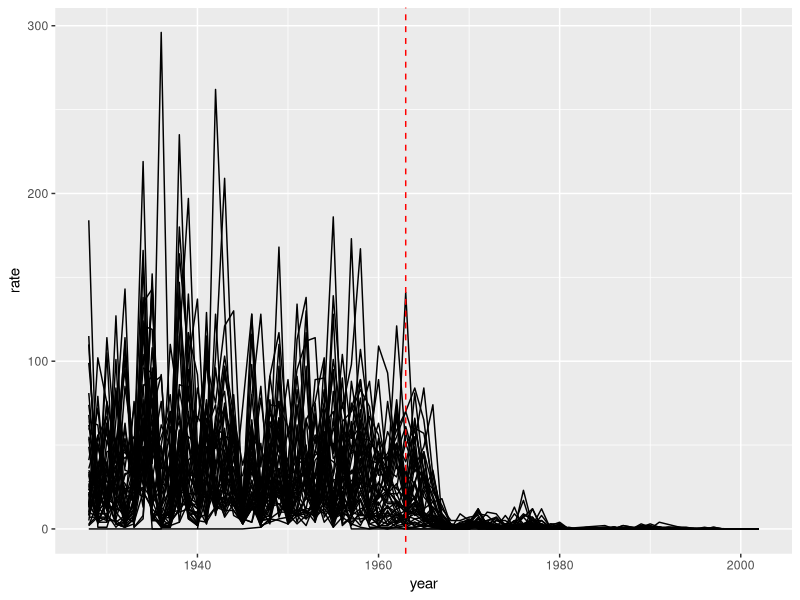
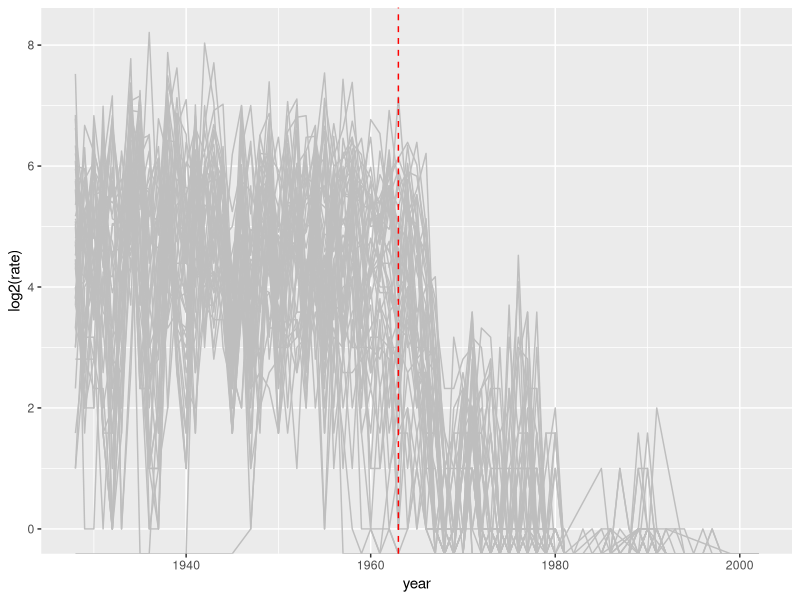
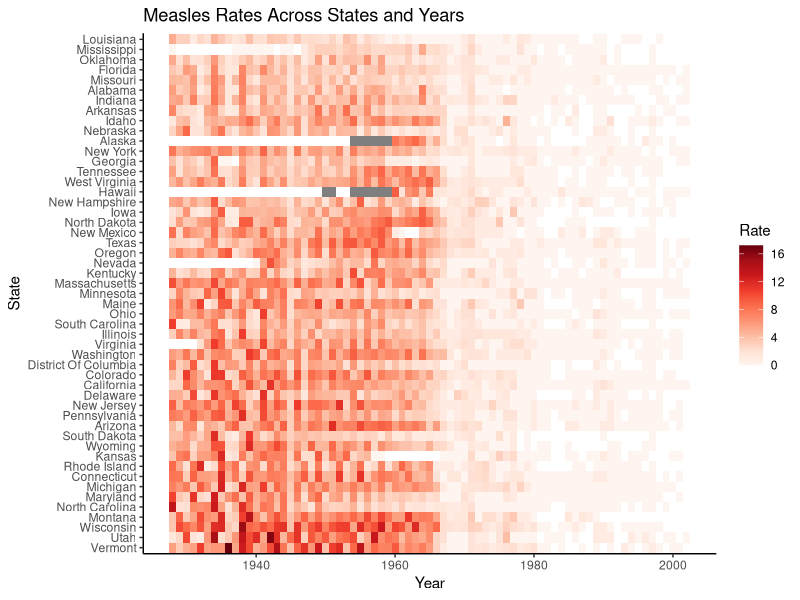

Reproduce these figures in R, in order.
## ---- chunk 1
#load libraries
library(tidyverse)
library(dslabs)
avg <- dslabs::us_contagious_diseases %>% filter(disease== "Measles") %>% filter(! (state %in%  c("Hawaii","Alaska"))) %>% filter(weeks_reporting != 0) %>% mutate(rate=round(count/population*10000))
## ---- chunk 2
avg |> ggplot() + geom_line(aes(year,rate, group=state)) + geom_vline(xintercept = 1963, linetype = "dashed", color = "red")
## ---- chunk 3
avg |> ggplot() + geom_line(aes(year,log2(rate), group=state), col="grey") + geom_vline(xintercept = 1963, linetype = "dashed", color = "red")

## ---- chunk 4
reds <- RColorBrewer::brewer.pal(9, "Reds")
avg <- dslabs::us_contagious_diseases %>% filter(disease== "Measles") %>% filter(weeks_reporting != 0) %>% mutate(rate=round(count/population*10000))
#this code order the states based their highest peak rate. In vermont before vaccination Measles was disruptive. Less in Louisian and south
ordered_states <- avg %>% group_by(state) %>% summarize(overall_max = max(rate, na.rm = TRUE)) %>% arrange(desc(overall_max)) %>% pull(state)
avg$state <- factor(avg$state, levels = ordered_states)
#plot the heatmap
avg |> ggplot(aes(year, state, fill= sqrt(rate))) +geom_tile() + scale_fill_gradientn(colors = reds, name = "Rate", na.value = "grey50") + theme_classic()+ labs(title = "Measles Rates Across States and Years", x = "Year", y = "State", fill = "Square Root of Rate")
